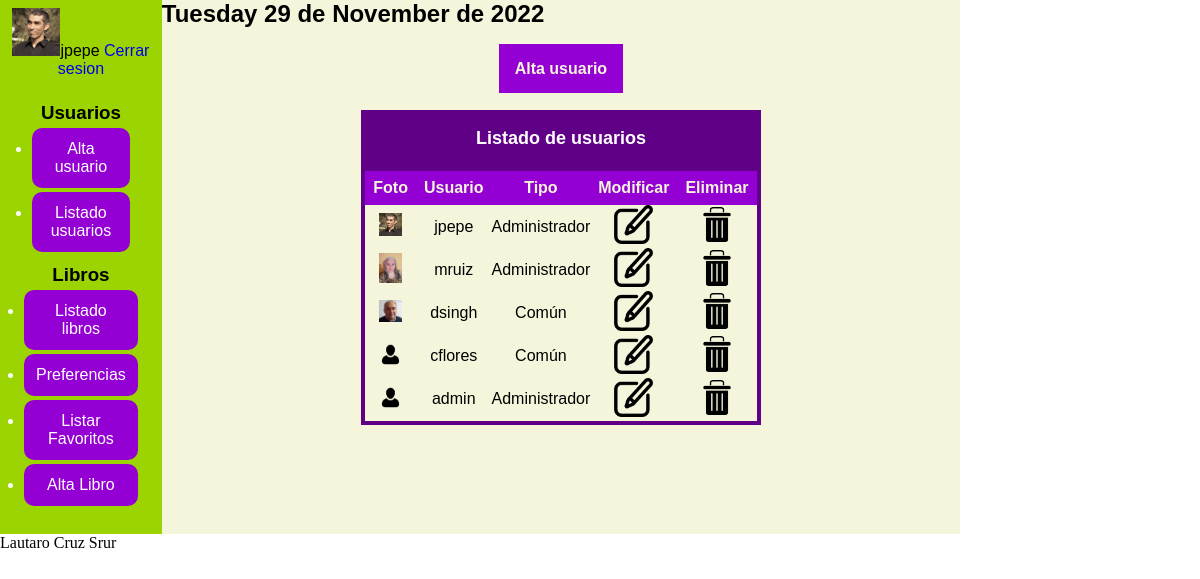
Page /php/usuario_listado.php (signed in) on the committed database.
### tables this page shows
CREATE TABLE `usuario` (
  `id_usuario` int(11) NOT NULL,
  `usuario` varchar(45) NOT NULL,
  `pass` varchar(40) NOT NULL,
  `tipo` varchar(20) DEFAULT NULL,
  `foto` varchar(50) DEFAULT NULL
);

### php/usuario_listado.php (the view, shortened to what this page needs)
<?php
    $conexion = conectar();
    $fecha = strftime('%A %d de %B de %Y');
    if(!empty($_SESSION['usuario']) && ($_SESSION['tipo'] == 'Administrador')){
?>
<main>
    <section id="main_aside">
    <aside>
        <?php
            require_once('menu.php');
        ?>
    </aside>
    <section>
        <h2><?php echo $fecha;?></h2>
        <article>
            <section class="menu_tmp">
                <a class="enlace_boton" href="usuario_alta.php">Alta usuario</a>
            </section>
            <table>
                <caption>Listado de usuarios</caption>
                <tr>
                    <th>Foto</th>
                    <th>Usuario</th>
                    <th>Tipo</th>
                    <th>Modificar</th>
                    <th>Eliminar</th>
                </tr>
                <?php
                    $consulta = 'SELECT id_usuario,usuario,tipo,foto FROM usuario';
                    $resultado = mysqli_query($conexion, $consulta );
                    $numfila = mysqli_num_rows($resultado);
                    $default = 'usuario_default.png';
                    $modificar = 'modificar.png';
                    $eliminar = 'eliminar.png';
                    if($numfila > 0){
                        while($fila = mysqli_fetch_array($resultado)){
                            if(empty($fila['foto'])){
                                echo '<tr>';
                            echo '<td> <img src="../img/usuarios/' . $default.'"></td>';
                            echo '<td>' . $fila['usuario'].'</td>';
                            echo '<td>' . $fila['tipo'].'</td>';
                            echo '<td><a href="modificar.php?id=' .$fila['id_usuario'] .'"><img src="../img/' .$modificar. '"</td>';
                            echo '<td><a href="borrar.php?id=' .$fila['id_usuario'] .'"><img src="../img/' .$eliminar. '"</td>';
                            echo '</tr>';
                            }else{
                                echo '<tr>';
                                echo '<td> <img src="../img/usuarios/' . $fila['foto'].'"></td>';
                                echo '<td>' . $fila['usuario'].'</td>';
                                echo '<td>' . $fila['tipo'].'</td>';
                                echo '<td><a href="modificar.php?id=' .$fila['id_usuario'] .'"><img src="../img/' .$modificar. '"</td>';
                                echo '<td><a href="borrar.php?id=' .$fila['id_usuario'] .'"><img src="../img/' .$eliminar. '"</td>';
                                echo '</tr>';
                            }
                        }
                    }
                ?>
            </table>
        </article>
    </section>
</main>
<?php
    }else {
        echo '<h2>Usted no es administrador</h2>';
        header('refresh:3; ../html/index.html');
    }
?>

### css/estilo.css (style rules this page uses)
* { margin: 0; padding: 0; border: 0; }
#main_aside { display: flex; flex-direction: row; }
aside { width: 20%; background-color: #9BD400; }
main { font-family: Verdana, Geneva, Tahoma, sans-serif; width: 80%; background-color:beige; }
article { background-color:beige; padding-top: 1em; }
.menu_tmp { text-align: center; padding: 1em; margin-bottom: 1em; }
.enlace_boton { text-decoration: none; padding: 1em; background-color: #9400D3; font-size: 16px; font-weight: bold; color: beige; }
table { width: 50%; margin: 0 auto; border: 0.25em solid #5F0087; border-collapse: collapse; text-align: center; }
caption { background-color: #5F0087; color: white; padding: 1em; font-weight: bold; font-size: 18px; }
th { background-color: #9400D3; padding: 0.5em; color: beige; }
td img { width: 45%; }
td { width: calc(100% / 3); }

### rows in the picture
usuario: foto (picture), usuario "jpepe", tipo "Administrador"
usuario: foto (picture), usuario "mruiz", tipo "Administrador"
usuario: foto (picture), usuario "dsingh", tipo "Común"
usuario: usuario "cflores", tipo "Común"
usuario: usuario "admin", tipo "Administrador"

### other values in the picture
$_SESSION['usuario'] "jpepe"
$fecha "Tuesday 29 de November de 2022"
